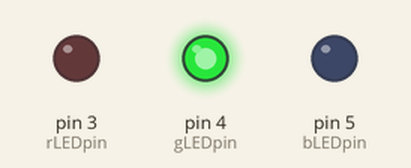
The sketch below on a simulated Arduino Uno, built with avr-gcc and run on an emulated ATmega328P. On the bench: output pins drawn as LEDs (lit = HIGH).

Above: at 0.5 s.
At 4.5 s:
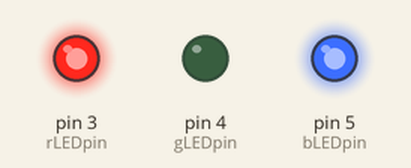
Timing chart, 0 to 6.9 s (numbered marks = the images above):
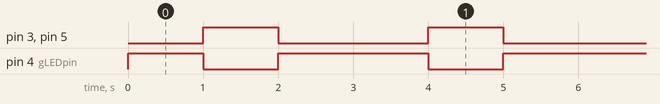

The sketch:

light_RGB_Arduino_nano_3_class.ino
```cpp
const int rLEDpin = 3;
const int gLEDpin = 4;
const int bLEDpin = 5;

void setup(){
  pinMode(rLEDpin, OUTPUT);
  pinMode(gLEDpin, OUTPUT);
  pinMode(bLEDpin, OUTPUT);

}

void loop(){
  digitalWrite(rLEDpin, LOW);
  digitalWrite(gLEDpin, HIGH);
  digitalWrite(bLEDpin, LOW);
  delay(1000);

  digitalWrite(rLEDpin, HIGH);
  digitalWrite(gLEDpin, LOW);
  digitalWrite(bLEDpin, HIGH);
  delay(1000);

  digitalWrite(rLEDpin, LOW);
  digitalWrite(gLEDpin, HIGH);
  digitalWrite(bLEDpin, LOW);
  delay(1000);

}
```

Measured:
- by itself, pin 3 (rLEDpin), pin 5 (bLEDpin): alternates HIGH for 1.0 s and LOW for 2.0 s
- by itself, pin 4 (gLEDpin): repeats every 3.0 s: LOW 1.0 s, HIGH 2.0 s
